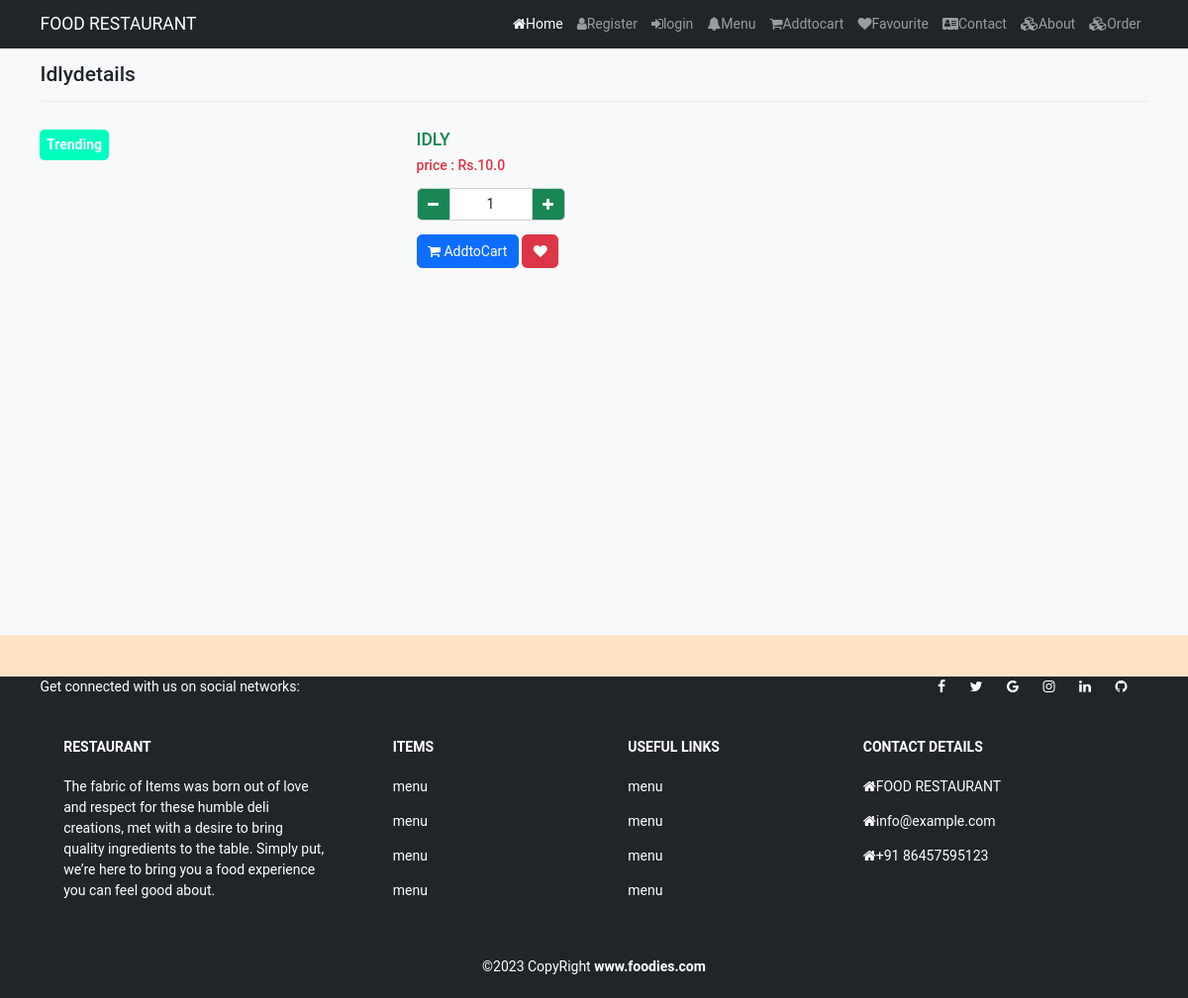
Screenshot of /menu/Dishes/Idly with the database file from the repository.
### Restaurant/models.py (models this page shows)
class list(models.Model):
    Menu=models.ForeignKey(menu,on_delete=models.CASCADE)
    name=models.CharField(max_length=150,null=False,blank=False)
    list_image=models.ImageField(upload_to=getfilename,null=True,blank=True)
    price=models.FloatField(null=False,blank=False)
    quantity=models.IntegerField(null=False,blank=False)
    status=models.BooleanField(default=False,help_text="0-show0,1-hidden")
    trending=models.BooleanField(default=False,help_text="0-default,1-trending")
    created_at=models.DateTimeField(auto_now_add=True)
    def __str__(self):
        return self.name

### Restaurant/views.py (the view)
# urls.py: path('menu/<str:cname>/<str:pname>',views.list_details,name="list_details"),
def list_details(request,cname,pname):
    if(menu.objects.filter(name=cname,status=0)):
        if(list.objects.filter(name=pname,status=0)):
            List=list.objects.filter(name=pname,status=0).first()
            return render(request,"shop/lists/list_details.html",{"List":List})
        else:
            messages.warning(request, "NO such menus are found")
            return redirect("menu")
    else:
        messages.warning(request, "NO such menus are  found")
        return redirect("menu")

### Restaurant/templates/shop/lists/list_details.html (shortened to what this page needs)
{% extends 'shop/layouts/main.html'%}
{%block content%}
<section class="bg-light py-4 my-5" style="min-height: 600px;">
    <div class="container">
        <div class="row">
            <div class="col-12">
                <h4 class="mb-3">{{List}}details</h4>
                <hr style="border-color:#b8bfc2;">
            </div>
            <div class="col-4 my-3 pic-box">
                {% if List.trending %}
                <div class="Trending">Trending</div>
                {% endif %}
            </div>
            <div class="col-8 my-3">
                <h5 class="text-success">{{List | upper}}</h5>
                <h6 class="my-2 text-danger">price : Rs.{{List.price}}</h6>
                <div class="my-3">
                    {% if List.quantity > 0 %}
                    <p>
                    <div class="input-group" style="width: 150px;">
                        <button class="input-group-text bg-success text-light" id="btnminus"><i
                                class="fa fa-minus"></i></button>
                        <input type="text" name="qty" id="txtqty" value="1" class="form-control text-center">
                        <button class="input-group-text bg-success text-light" id="btnplus"><i
                                class="fa fa-plus"></i></button>
                    </div>
                    </p>
                    <button class="btn btn-primary" id="btncart"><i class="fa fa-shopping-cart"></i> AddtoCart</button>
                    {% else %}
                    <button class="btn btn-secondary"><i class="fa fa-minus"></i> Out of Stock</button>
                    {% endif %}
                    <button class="btn btn-danger" id="btnfav"><i class="fa fa-heart"></i></button>
                </div>
            </div>
        </div>
    </div>
</section>
{%endblock content%}

### static/css/style.css (style rules this page uses)
html { font-size: 14px; }
body { font-family: 'Roboto', sans-serif; background-color: bisque; }
.pic-box { position: relative; }
.Trending { background-color: #00ffbf; color: white; width: 70px; text-align: center; font-weight: bold; display: inline; border-radius: 5px; padding: 5px; top: 0; left: 10px; position: absolute; z-index: 10; }

### rows the page displays
list: name "Idly", name "IDLY", price "10.0"
